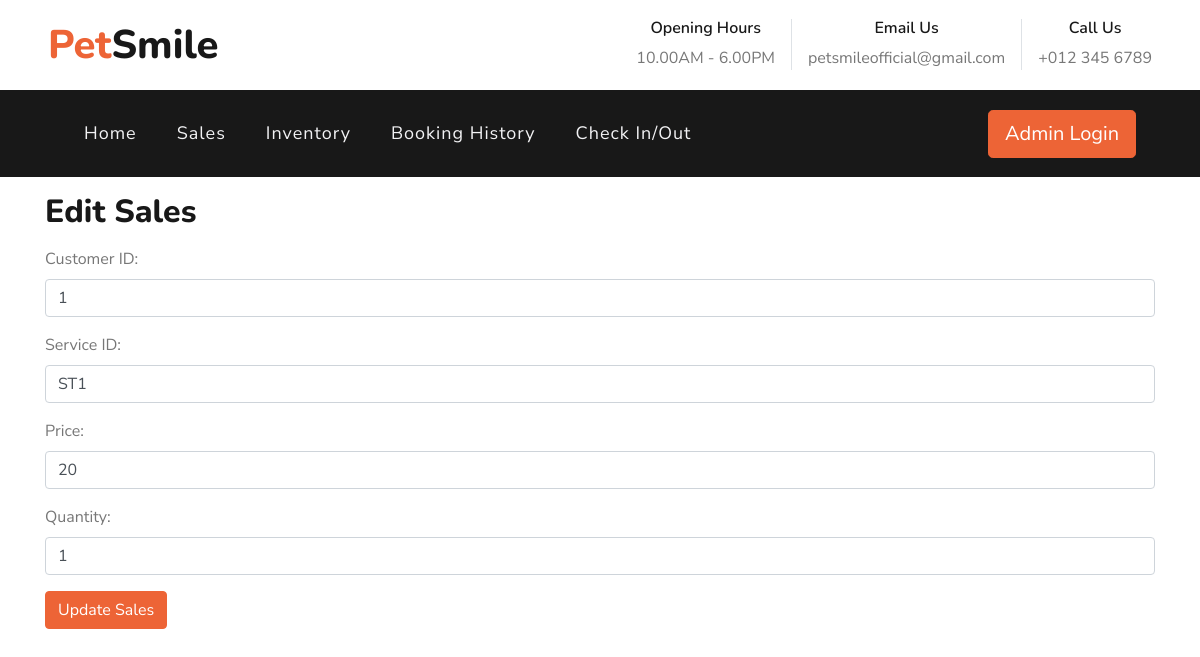
The app's page /edit-sales.php?salesID=1 with its own data.
### tables this page shows
CREATE TABLE `sales` (
  `Sales_ID` int(20) NOT NULL,
  `Cust_ID` varchar(20) NOT NULL,
  `Service_ID` varchar(20) NOT NULL,
  `Date` date NOT NULL DEFAULT current_timestamp(),
  `Price` varchar(20) NOT NULL,
  `Quantity` int(20) NOT NULL
);

### edit-sales.php (the view, shortened to what this page needs)
<!DOCTYPE html>
<html lang="en">
<?php
include 'config.php';
include 'admin-header.php';
if (isset($_GET['salesID'])) {
    $salesID = $_GET['salesID'];
    if ($_SERVER["REQUEST_METHOD"] == "POST") {
        $custID = $_POST['Cust_ID'];
        $serviceID = $_POST['Service_ID'];
        $price = $_POST['Price'];
        $quantity = $_POST['Quantity'];
        $updateQuery = "UPDATE sales SET Cust_ID='$custID', Service_ID='$serviceID', Price='$price', Quantity='$quantity' WHERE Sales_ID='$salesID'";
        $updateResult = mysqli_query($con, $updateQuery);
        if (!$updateResult) {
            die("Error in SQL query: " . mysqli_error($con));
        }
        echo "<div class='container text-center mt-5'>";
        echo "<p class='text-success'>Sales updated successfully!</p>";
        echo "<a href='view-sales.php' class='btn btn-secondary'>Back to Sales Details</a>";
        echo "</div>";
    } else {
        $salesQuery = "SELECT * FROM sales WHERE Sales_ID='$salesID'";
        $salesResult = mysqli_query($con, $salesQuery);
        $salesData = mysqli_fetch_assoc($salesResult);
        echo "<div class='container mt-3'>";
        echo "<h2 class='mb-3'>Edit Sales</h2>";
        echo "<form method='post' action='edit-sales.php?salesID=$salesID'>";
        echo "<div class='form-group'>";
        echo "<label for='Cust_ID'>Customer ID:</label>";
        echo "<input type='text' class='form-control' name='Cust_ID' value='" . $salesData['Cust_ID'] . "' required>";
        echo "</div>";
        echo "<div class='form-group'>";
        echo "<label for='Service_ID'>Service ID:</label>";
        echo "<input type='text' class='form-control' name='Service_ID' value='" . $salesData['Service_ID'] . "' required>";
        echo "</div>";
        echo "<div class='form-group'>";
        echo "<label for='Price'>Price:</label>";
        echo "<input type='text' class='form-control' name='Price' value='" . $salesData['Price'] . "' required>";
        echo "</div>";
        echo "<div class='form-group'>";
        echo "<label for='Quantity'>Quantity:</label>";
        echo "<input type='text' class='form-control' name='Quantity' value='" . $salesData['Quantity'] . "' required>";
        echo "</div>";
        echo "<button type='submit' class='btn btn-primary'>Update Sales</button>";
        echo "</form>";
        echo "</div>";
    }
} else {
    echo "<div class='container text-center mt-5'>";
    echo "<p class='text-danger'>Sales ID not provided!</p>";
    echo "<a href='view-sales.php' class='btn btn-secondary'>Back to Sales Details</a>";
    echo "</div>";
}
?>
</html>

### records on screen
sales: Cust_ID "1", Service_ID "ST1", Price "20", Quantity "1"
